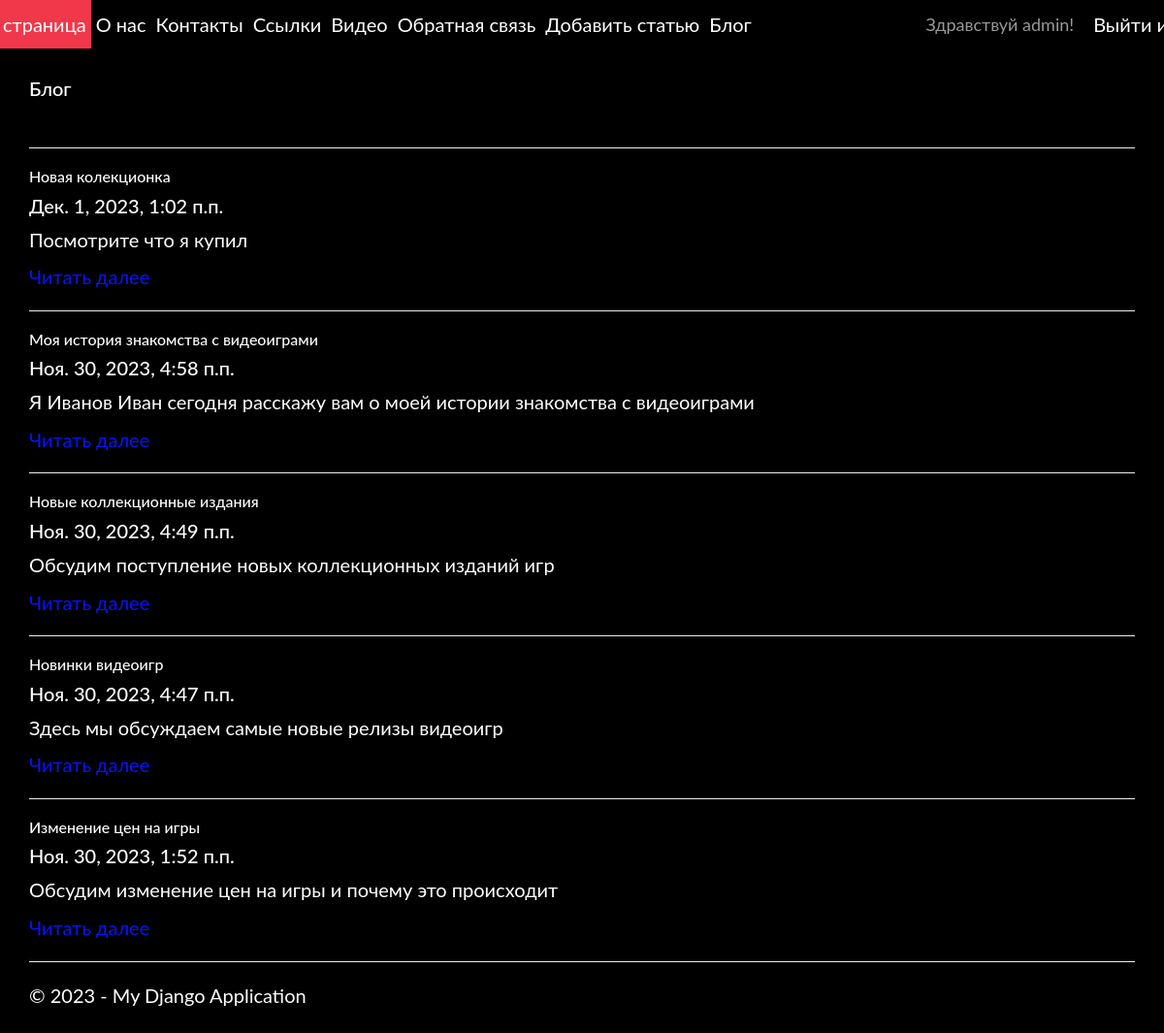
Page /blog/ (signed in) on the committed database.
### app/models.py (models this page shows, shortened)
class Blog(models.Model):
    title = models.CharField(max_length = 100, unique_for_date = "posted", verbose_name = "Заголовок")
    description = models.TextField(verbose_name = "Краткое содержание")
    content = models.TextField(verbose_name = "Полное содержание")
    posted = models.DateTimeField(default = datetime.now(), db_index = True, verbose_name = "Опубликована")
    author = models.ForeignKey(User, null=True, blank=True, on_delete = models.SET_NULL, verbose_name = "Автор")
    image = models.FileField(default = 'temp.jpg', verbose_name = "Путь к картинке")
    class Meta:
        db_table = "Posts" # имя таблицы для модели
        ordering = ["-posted"] # порядок сортировки данных в модели ("-" означает по убыванию)
        verbose_name = "статья блога" # имя, под которым модель будет отображаться в административном разделе (для одной статьи блога)
        verbose_name_plural = "статьи блога" # тоже для всех статей блога

### app/views.py (the view)
# urls.py: path('blog/', views.blog, name='blog'),
def blog(request):
    assert isinstance(request, HttpRequest)
    posts = Blog.objects.all() # запрос на выбор всех статей блога из модели
    return render(
    request,
    'app/blog.html',
    {
    'title':'Блог',
    'posts': posts, # передача списка статей в шаблон веб-страницы
    'year':datetime.now().year,
    }
)

### app/templates/app/blog.html (shortened to what this page needs)
<!DOCTYPE html>
<html lang="en" xmlns="http://www.w3.org/1999/xhtml">
<head>
</head>
<body>
    {% extends "app/layout.html" %}
    {% block content %}
    <h4>{{ title }}</h4> <br />
    {% for post in posts %}
    <hr/>
    <div class="">
        <h2> {{post.title}} </h2>
        <h4> {{post.posted}} </h4>
        <p> {{post.description}} </p>
        <p><a href="{% url 'blogpost' parametr=post.id %}"> Читать далее </a> </p>
    </div>
{% endfor %}
{% endblock %}

### app/templates/app/loginpartial.html (shortened to what this page needs)
﻿{% if user.is_authenticated %}
<form id="logoutForm" action="/logout/" method="post" class="navbar-right">
    <ul class="nav navbar-nav navbar-right">
        <li><span class="navbar-brand">Здравствуй {{ user.username }}!</span></li>
        <li><a href="javascript:document.getElementById('logoutForm').submit()">Выйти из аккаунта</a></li>
    </ul>
</form>
{% else %}
<ul class="nav navbar-nav navbar-right">
    <li><a href="{% url 'login' %}">Войти в аккаунт</a></li>
</ul>
{% endif %}

### app/static/app/content/site.css (style rules this page uses)
body { padding-top: 50px; padding-bottom: 20px; background-color: #000000; }
.navbar-inverse .navbar-nav > li > a { padding-right: 5px; padding-left: 5px; color: #ffffff; font-family:Lato; font-size: 20px; }
h2 { color: #ffffff; font-family: Lato; font-size: 16px; }
h4 { color: #ffffff; font-family: Lato; font-size: 20px; }
p { color: #ffffff; font-family: Lato; font-size: 20px; }
a { color: #0713ff; font-family: Lato; font-size: 20px; }
span { color: #ffffff; font-family: Lato; font-size: 20px; }
li { color: #f8cece; font-family: Lato; font-size: 20px; }

### rows in the picture
Blog: title "Новая колекционка", posted "Дек. 1, 2023, 1:02 п.п.", description "Посмотрите что я купил"
Blog: title "Моя история знакомства с видеоиграми", posted "Ноя. 30, 2023, 4:58 п.п.", description "Я Иванов Иван сегодня расскажу вам о моей истории знакомства с видеоиграми"
Blog: title "Новые коллекционные издания", posted "Ноя. 30, 2023, 4:49 п.п.", description "Обсудим поступление новых коллекционных изданий игр"
Blog: title "Новинки видеоигр", posted "Ноя. 30, 2023, 4:47 п.п.", description "Здесь мы обсуждаем самые новые релизы видеоигр"
Blog: title "Изменение цен на игры", posted "Ноя. 30, 2023, 1:52 п.п.", description "Обсудим изменение цен на игры и почему это происходит"

### other values in the picture
{{ user.username }} "admin"
{{ title }} "Блог"
